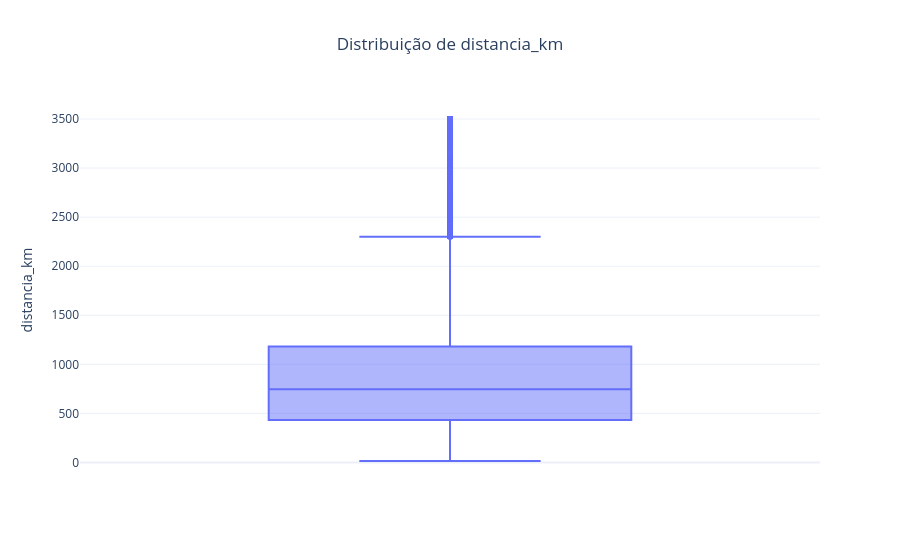
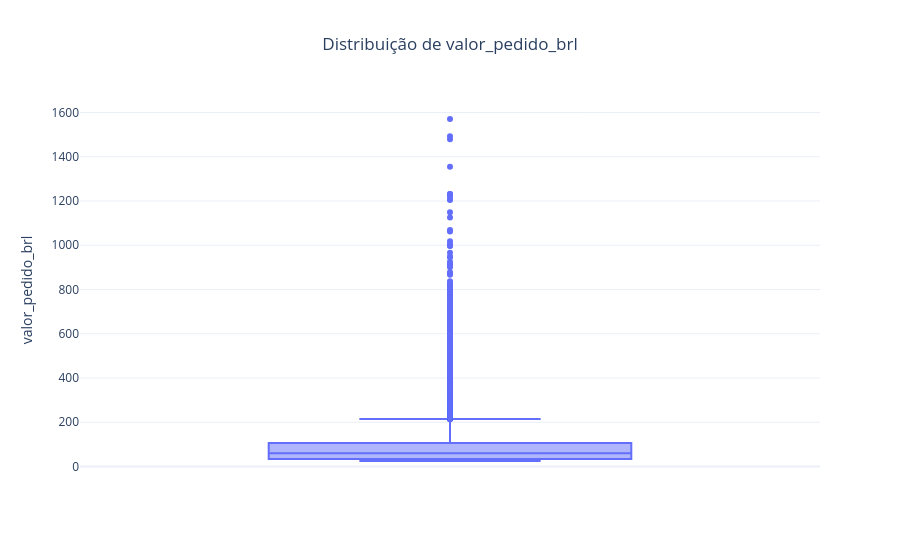
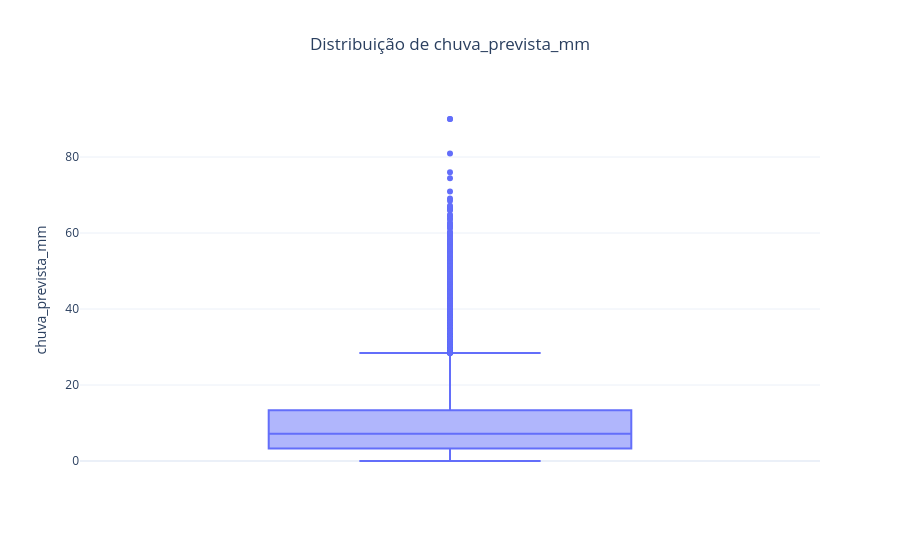
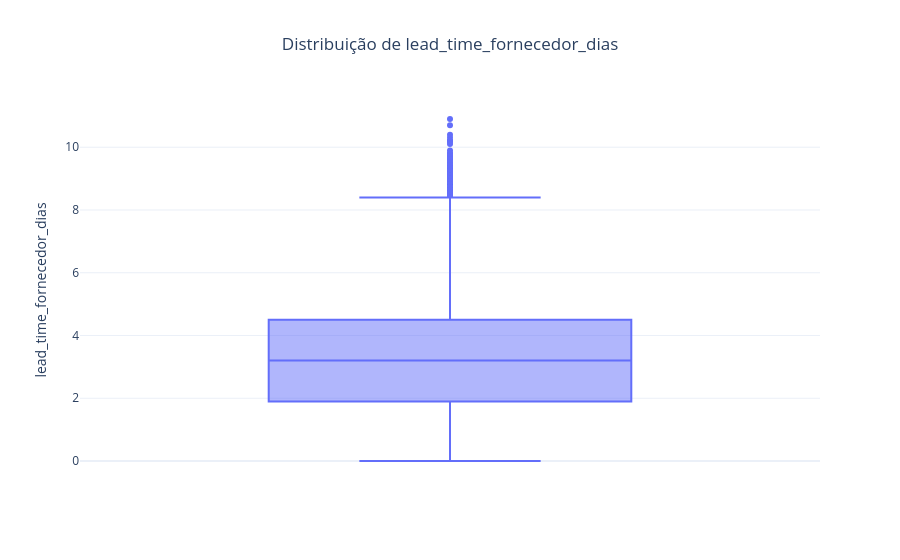

Notebook code for these charts, in order:
### Markdown cell above
#### 1.3.5 Verificação de Outliers

### Code cell
colunas = [
    "distancia_km",
    "valor_pedido_brl",
    "chuva_prevista_mm",
    "lead_time_fornecedor_dias",
    "dias_prometidos"
]

for coluna in colunas:
    fig = px.box(
        df,
        y=coluna,
        title=f"Distribuição de {coluna}",
        template="plotly_white"
    )

    fig.update_layout(title_x=0.5)
    fig.show()

### Figure 1 — Plotly figure (JSON) as saved in the notebook; plotly's stock layout.template omitted (floating-point values rounded to 4 significant figures; data arrays with more than 128 entries replaced by an {"elided": "..."} marker saying what was removed)
{"data": [{"alignmentgroup": "True", "hovertemplate": "distancia_km=%{y}<extra></extra>", "legendgroup": "", "marker": {"color": "#636efa"}, "name": "", "notched": false, "offsetgroup": "", "orientation": "v", "showlegend": false, "type": "box", "x0": " ", "xaxis": "x", "y": {"elided": "30000 int values"}, "y0": " ", "yaxis": "y"}], "layout": {"boxmode": "group", "legend": {"tracegroupgap": 0}, "title": {"text": "Distribuição de distancia_km", "x": 0.5}, "xaxis": {"anchor": "y", "domain": [0, 1]}, "yaxis": {"anchor": "x", "domain": [0, 1], "title": {"text": "distancia_km"}}}}

### Figure 2 — Plotly figure (JSON) as saved in the notebook; plotly's stock layout.template omitted (floating-point values rounded to 4 significant figures; data arrays with more than 128 entries replaced by an {"elided": "..."} marker saying what was removed)
{"data": [{"alignmentgroup": "True", "hovertemplate": "valor_pedido_brl=%{y}<extra></extra>", "legendgroup": "", "marker": {"color": "#636efa"}, "name": "", "notched": false, "offsetgroup": "", "orientation": "v", "showlegend": false, "type": "box", "x0": " ", "xaxis": "x", "y": {"elided": "30000 float values"}, "y0": " ", "yaxis": "y"}], "layout": {"boxmode": "group", "legend": {"tracegroupgap": 0}, "title": {"text": "Distribuição de valor_pedido_brl", "x": 0.5}, "xaxis": {"anchor": "y", "domain": [0, 1]}, "yaxis": {"anchor": "x", "domain": [0, 1], "title": {"text": "valor_pedido_brl"}}}}

### Figure 3 — Plotly figure (JSON) as saved in the notebook; plotly's stock layout.template omitted (floating-point values rounded to 4 significant figures; data arrays with more than 128 entries replaced by an {"elided": "..."} marker saying what was removed)
{"data": [{"alignmentgroup": "True", "hovertemplate": "chuva_prevista_mm=%{y}<extra></extra>", "legendgroup": "", "marker": {"color": "#636efa"}, "name": "", "notched": false, "offsetgroup": "", "orientation": "v", "showlegend": false, "type": "box", "x0": " ", "xaxis": "x", "y": {"elided": "30000 float values"}, "y0": " ", "yaxis": "y"}], "layout": {"boxmode": "group", "legend": {"tracegroupgap": 0}, "title": {"text": "Distribuição de chuva_prevista_mm", "x": 0.5}, "xaxis": {"anchor": "y", "domain": [0, 1]}, "yaxis": {"anchor": "x", "domain": [0, 1], "title": {"text": "chuva_prevista_mm"}}}}

### Figure 4 — Plotly figure (JSON) as saved in the notebook; plotly's stock layout.template omitted (floating-point values rounded to 4 significant figures; data arrays with more than 128 entries replaced by an {"elided": "..."} marker saying what was removed)
{"data": [{"alignmentgroup": "True", "hovertemplate": "lead_time_fornecedor_dias=%{y}<extra></extra>", "legendgroup": "", "marker": {"color": "#636efa"}, "name": "", "notched": false, "offsetgroup": "", "orientation": "v", "showlegend": false, "type": "box", "x0": " ", "xaxis": "x", "y": {"elided": "30000 float values"}, "y0": " ", "yaxis": "y"}], "layout": {"boxmode": "group", "legend": {"tracegroupgap": 0}, "title": {"text": "Distribuição de lead_time_fornecedor_dias", "x": 0.5}, "xaxis": {"anchor": "y", "domain": [0, 1]}, "yaxis": {"anchor": "x", "domain": [0, 1], "title": {"text": "lead_time_fornecedor_dias"}}}}
